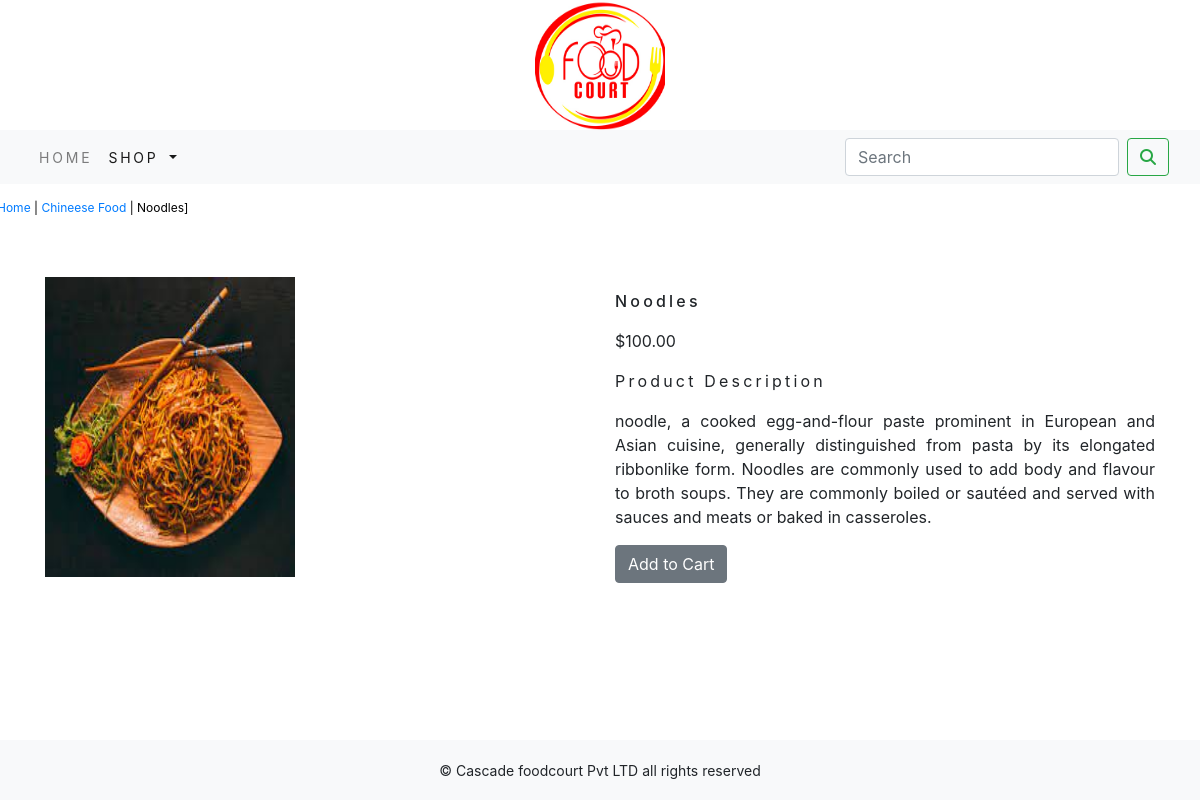
The app's page /shop/chineese-food/noodles/ with its own data.
### shop/models.py (models this page shows, shortened)
class Product(models.Model):
    name = models.CharField(max_length=250, unique=True)
    slug = models.SlugField(max_length=250, unique=True)
    description = models.TextField(blank=True)
    price = models.DecimalField(max_digits=10, decimal_places=2)
    category = models.ForeignKey(Category, on_delete=models.CASCADE)
    image = models.ImageField(upload_to='product', blank=True)
    stock = models.IntegerField()
    available = models.BooleanField(default=True)
    created = models.DateTimeField(auto_now_add=True)
    updated = models.DateTimeField(auto_now=True)
    class meta:
        ordering = ('name',)
        verbose_name = 'product'
        verbose_name_plural = 'products'

class Category(models.Model):
    name = models.CharField(max_length=250, unique=True)
    slug = models.SlugField(max_length=250, unique=True)
    description = models.TextField(blank=True)
    image = models.ImageField(upload_to='category', blank=True)
    class meta:
        ordering = ('name',)
        verbose_name = 'category'
        verbose_name_plural = 'categories'
    def get_url(self):
        return reverse('shop:products_by_category', args=[self.slug])
    def __str__(self):
        return '{}'.format(self.name)

### shop/views.py (the view)
# urls.py: path('<slug:c_slug>/<slug:product_slug>/', views.proDetail, name='prodCatdetail')
def proDetail(request, c_slug, product_slug):
    try:
        product = Product.objects.get(category__slug=c_slug, slug=product_slug)
    except Exception as e:
        raise e
    return render(request, 'product.html', {'product': product})

### cart/context_processors.py (called while the page is built)
def counter(request):
    item_count = 0
    if 'admin' in request.path:
        return {}
    else:
        try:
            cart= Cart.objects.filter(cart_id=_cart_id(request))
            cart_items=CartItem.objects.all().filter(cart=cart[:1])
            for cart_item in cart_items:
                item_count += cart_item.quantity
        except Cart.DoesNotExist:
            item_count = 0
    return dict(item_count=item_count)

### cart/views.py (called while the page is built)
def _cart_id(request):
    cart = request.session.session_key
    if not cart:
        cart = request.session.create()
    return cart

### shop/context_processors.py (called while the page is built)
def menu_links(request):
    links = Category.objects.all()
    return dict(links=links)

### templates/product.html (shortened to what this page needs)
{% extends 'base.html' %}
{% load static %}
{% block content %}
<div class="row my_prod_row_class">
    <div class="mx_auto">
        <p><a href="{% url 'shop:allProdCat' %}">Home</a> | <a href="{{product.category.get_url}}">{{product.category}}</a> | {{product.name}}]</p>
    </div>
</div>
<div class="container">
<br>
<div class="row">
    <div class="col-12 col-sm-12 col-md-12 col-lg-6">
        <div style="min-width:18rem;">
            <img src="{{product.image.url}}" alt="{{product.name}}" width="250px;" height="300px;">
        </div>
    </div>
    <div class="c0l-12 col-sm-12 col-md-12 col-lg-6">
        <div>
            <h1 class="my_prod_title">{{product.name}}</h1>
            <p>${{product.price}}</p>
            <p class="my_tittle">Product Description</p>
            <p class="text-justify my_prod_text">{{product.description}}</p>
            {% if product.stock <= 0 %}
                <p class="text-justify my_prod_text"><b>Out of stock</b></p>
            {% else %}
                <a class="btn btn-secondary" href="{% url 'cart:add_cart' product.id %}">Add to Cart</a>
            {% endif %}
        </div>
    </div>
    </div>
</div>
{% endblock %}

### static/css/custom.css (style rules this page uses)
body { font-family:'Roboto', sans-serif; }
.my_tittle { font-size:16px; text_transform:uppercase; letter-spacing:.2em; }
.my_prod_row_class { padding-top:15px; padding-bottom:20px; }
.my_prod_row_class .mx_auto { color:#000; font-size:12px; text-decoration:none; }
.my_prod_title { font-size:16px; text_transform:uppercase; letter-spacing:.2em; padding-top:15px; padding-bottom:10px; }

### records on screen
Product: category "Chineese Food", name "Noodles", image (picture), price "100.00", description "noodle, a cooked egg-and-flour paste prominent in European and Asian cuisine, generally distinguished from pasta by its elongated ribbonlike form. Noodles are commonly used to add body and flavour to broth soups. They are commonly boiled or sautéed and served with sauces and meats or baked in casseroles."
